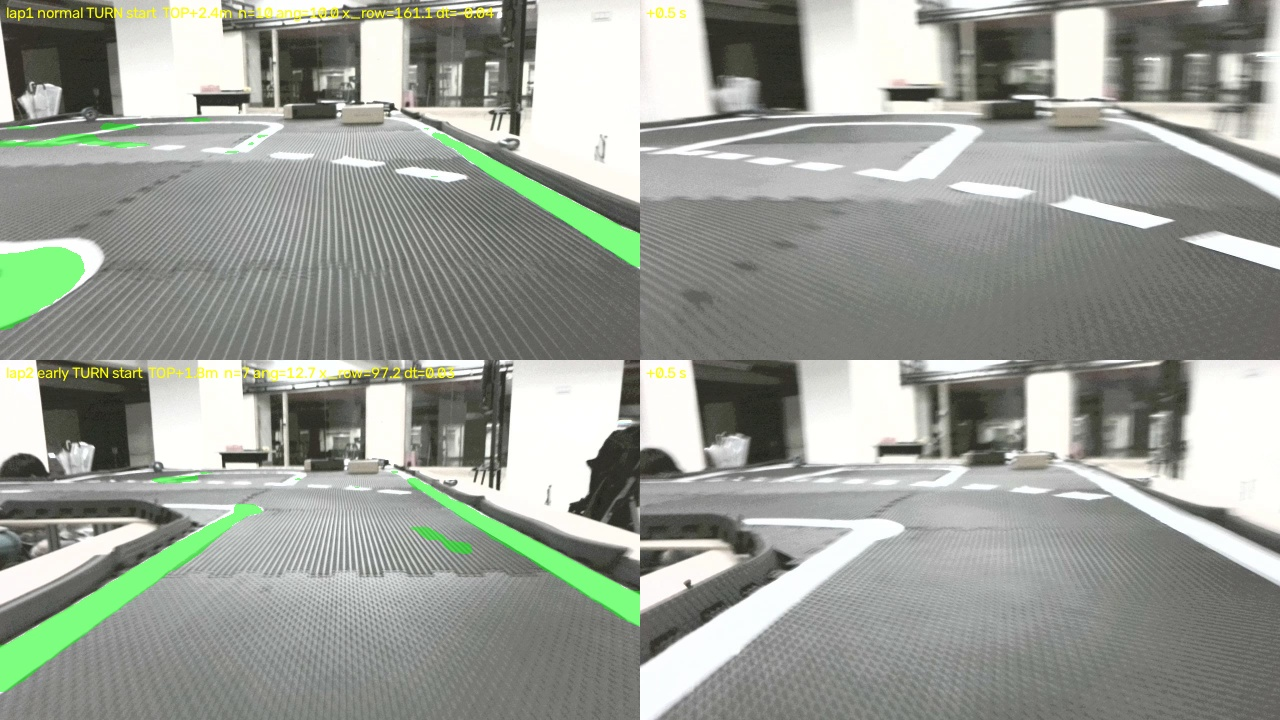
#> input picture experiments/field-20261117/7afb_turns.jpg, 1280 x 720 px; its folder holds only this picture in this run
$ python -i dash_route.py   (imports and definitions only)
#> lines starting #> are read from the running program, lines starting #| are printed output that depends on the picture; after the words box and inside, x2 and y2 are one past the last pixel; in counts of white or black regions, pixels touching at a corner belong together
#> further down, picture is the input picture: shape (720, 1280, 3); mean B, G, R 149.8, 158.1, 153.6
"""Post-crest dashed-line left turn for the live PID (dash-route-r1).

User 2026-11-01: after the ramp top the road opens up; at the white dashed
line the car must turn left; afterwards two lanes are separated by the dashed
line, either lane is fine and following the dashed line itself is acceptable;
the car should be straight before the next (down) ramp.

Route window (IMU, record-only logger -> imu_boost reader): opens after the
car was pitched up >= CLIMB_DEG for CLIMB_S and is level again (< LEVEL_DEG
for LEVEL_S); closes at the downhill (<= DOWN_DEG) or WINDOW_S after opening;
opens at most once per run. Outside the window nothing changes.

Inside the window, per camera frame (JPEG, 640x360): white = bright and
unsaturated below row Y_TOP; dash blocks = compact components; the dashed
line = >= 3 collinear blocks (RANSAC) with one block below NEAR_Y
(blue-turn-20261101/dash_bright.py r2: ACROSS -> ALONG sequence on three
hand-pushes). ACROSS (< ACROSS_DEG from horizontal) for ACROSS_FRAMES frames
-> TURN: path from the vehicle axis toward the row's left end. Otherwise
-> FOLLOW: path on the dashed line. The target x at the control row moves at
most MAX_SHIFT_PX_S (two dashed rows near the intersection). No dashes for
LOST_S -> release to the normal path. Experiment values, not safety limits.
"""
import numpy as np
import cv2
import json as _json
from pathlib import Path as _Path
import rate_indep as _RI   # rate-indep-r1 (pipeline2-20261116): ON False -> every _RI.* below returns the original value

# upper-turn-r1 (upper-20261115, offline candidate): optional dashed-turn timing, upper_turn.json next to this file, read when the
# DashRoute is built (run start). Missing / unreadable / enabled false -> {} -> dash-route-r27 behaviour exactly. Keys:
#  delay_slack {d0, a, b, v_min}: the r23 TURN_DELAYED delay is capped at max(0, (d0 - a - b * v) / v), v = wheel speed (m/s, set by
#    live_pid as self.v_mps). d0 = measured distance of the dashed line ahead of the front tyre at the TURN decision without delay
#    (0.93 m), a + b * v = distance the turn needs to end on the line at entry speed v (0.61 + 0.46 v, 29 passes of 11-14, geom.py).
#    At the r23 design speed (PWM 13, ~0.3 m/s) the cap is >= 0.6 s (no change); at 0.65-0.75 m/s it is 0-0.04 s.
#  along_min_turn: an ALONG dashed line (>= ACROSS_DEG) does not end the TURN while live_pid's align_ok is False (< 50 deg turned,
#    dash-align-min-r1); the TURN target is held (HOLD_LAST). 11-14: 5 of 29 TURNs ended at 24-34 deg on such a line and ALIGN
#    then ran at PWM 13 for 1.2-1.6 s.
TT_REVISION = 'upper-turn-r1'
# dash-pos-backup-r1 (dash-late-20261116, offline candidate): upper_turn.json key pos_backup {after_m, max_m, x_row, max_pitch_deg, min_lap}.
# Absent -> nothing below runs (try_path is the camera path only). When present: if the camera has not started the TURN and lap_pos
# (live_pid sets self.lp = last lap_pos state) is anchored at TOP, not lost, lap >= min_lap, after_m <= metres since TOP < max_m and
# |pitch_rel| < max_pitch_deg (route OPEN = after the climb, level), the TURN is started by position: same state as a camera TURN
# (mode TURN, turned True, target x_row at the control row = the median first camera-TURN x_row, 139 px). 0e6a lap 2 (11-16): the camera
# TURN came at TOP+4.17 m (clutter beyond the deck made RANSAC prefer a steep line through it, ALONG_BEFORE_TURN); 87 normal passes
# 11-14..16 decided at TOP+2.47..2.85 m. Experiment values.
PB_REVISION = 'dash-pos-backup-r1'

# dash-fast-r1 (dash-speed-20261117, offline candidate): same results, less Python. web/dash_fast.json {"enabled": true}, read when the
# DashRoute is built (run start, load_fast). File absent / unreadable / enabled not true -> _FAST False -> every function below is
# unused and dash-route-r27 runs line by line. When on, precompute() / detect() / side_lines() compute exactly the same values:
#  * the white mask and its connected components are computed once per frame (r27 did both twice: dash_blocks and side_lines);
#  * dash_blocks / the side-line row scan are numpy filters over the component table / the mask rows (same order, same floats);
#  * RANSAC: the random pairs depend only on (seed, number of points, iterations) -> drawn with the very same generator calls
#    (np.random.default_rng(seed).choice(n, 2, replace=False), in the same order) once per (seed, n, iters) on this machine and
#    cached; all candidate lines are then scored at once with the same element-wise IEEE operations; the chosen line is the FIRST
#    iteration with the largest inlier count among those r27 would accept (r27: "best is None or inl.sum() > best.sum()").
# Proof: dash-speed-20261117/proof (precompute outputs and DashRoute state machine identical on the recorded upper-deck frames).
FAST_REVISION = 'dash-fast-r1'
_FAST = False
_PAIRS = {}


# [52 lines left out: functions load_fast, _pairs, _blocks_cc, _ransac_fast, _detect_cc, not called in this run]


_SIDE_YS = np.arange(120, 359, 3)


# [43 lines left out: functions _side_lines_cc, _precompute_fast, load_turn_timing, not called in this run]

REVISION = 'dash-route-r27'
CLIMB_DEG, CLIMB_S, LEVEL_DEG, LEVEL_S, DOWN_DEG, WINDOW_S = 8., 2., 3., .5, -5., 60.
V_MIN, S_MAX, Y_TOP, NEAR_Y, MIN_A, MAX_A = 185, 60, 100, 175, 25, 9000   # r20 (user, live 4de77f74 / 1c87c960 at PWM 13): 150 turned a little early -> 175
# r19 (user 2026-11-03: the left turn starts too late, live 373328c8 / eb7f7e3d): the dashed row was found as 7-11 blocks
# 1.5-2 s before the turn but all above row 200, so no line was reported. NEAR_Y 200 -> 150: video replay of 8 runs starts the
# turn 0.4-1.7 s earlier; 130 started b80b77e1 3.4 s early (likely false). test_near_y.py. Experiment value.
NEAR_BLOCKS = 2   # live 95d42be8 46.6 s: background blocks + one side-rail piece formed a false row
# r22 (live bb013bf3 lap 2, 146.9 s): the only block below NEAR_Y was a small white piece beyond the right rail (w 20, h 16,
# area 128) and the far row (y 115-138) started the turn early. Real near dashes in 5 runs: w >= 73, area >= 599, w/h >= 2.6.
# A block counts as near only when w >= NEAR_W and w/h >= NEAR_AR. Experiment values between the two groups.
NEAR_W, NEAR_AR = 45, 2.
# r24 (user 2026-11-04, live 480ddbc3 / 1b20e7b0 / ff9a6385): once the dashed line has been followed, the car drives ALONG the
# dashes and the nearest one looks tall (137x100, 122x108, 115x69 px at 20.9-24 s of 480ddbc3), so the r22 shape rule found no
# near block and the clearly visible line was reported as NO_DASH_LINE for 4-5 s; the lane segment fell back to the heading
# alone and the car crossed the road (480ddbc3) or stayed in the left lane past the downhill entrance (ff9a6385). The shape rule
# is meant for the across row that starts the turn; after the first FOLLOW frame any block below NEAR_Y counts as near again
# (as before r22). Video replay of the straights of 12 runs (raw-20261104e/f/g nearshape.py): line found 12 -> 32 frames in
# 480ddbc3 (all 20 new ones within 10 deg of the heading reference), 13 -> 46 in 1b20e7b0, 10 -> 50 in ff9a6385; new fits pointing
# elsewhere were mostly at the slope edge (floor circuit) and meet the existing direction gate (expect_rel). Turn start and the
# TURN itself keep the r22 rule.
ACROSS_DEG, ACROSS_FRAMES, LOST_S, MAX_SHIFT_PX_S = 35., 3, .5, 300.
# r2: start the turn on a nearly horizontal row: live 899318f1 never turned (true row 6-7 deg,
# 4-7 blocks, but < 2 blocks below NEAR_Y); false rows were tilted (95d42be8 46.2 s 19 deg,
# 899318f1 51.2 s 26-28 deg, 3-4 blocks).
START_DEG, START_N, START_FRAMES = 15., 4, 2
# r14 (live 902ad277, 2026-11-03): the car reached the crest at an angle and the real dashed row was tilted 18-26 deg with
# 6 blocks (95.08-95.32 s), so the turn never started (ACROSS_NOT_START_ROW); rows under 15 deg had only 3 blocks or came
# between along-line frames. A tilted row also starts the turn when it has START_N2 blocks; the known false rows were
# 19 / 26-28 deg with 3-4 blocks (95d42be8, 899318f1). Experiment values.
START_DEG2, START_N2 = 26., 5
# r16 (live 470fb7e7, crest start): the row was seen at 7.94 s (10.0 deg, 4 blocks) and 10.41 s (11.7 deg, 5 blocks) but the
# next frame had 3 blocks (13.3 / 13.6 deg) and reset the count, so the turn never started. After one start-quality frame
# (ACROSS_PENDING) the next across frame needs only CONT_N blocks below START_DEG2. Experiment value.
CONT_N = 3
# r26 (user 2026-11-07, live 69f80d3f 93.4-94.8 s): the row was seen with 3 blocks at 7-12 deg for 1.4 s (part of it out of view with
# the car right of the lane) and never started the turn. A row with START3_N blocks below START3_DEG in START3_FRAMES frames, each
# within START3_GAP_S of the previous, passes the start test; the known false rows were tilted 19-28 deg. Experiment values.
START3_N, START3_DEG, START3_FRAMES, START3_GAP_S = 3, 13., 3, .3   # r27 (user 2026-11-07 e624, pre-turn PWM 18 / 0.40 m/s: the row was seen in only 3 frames below 13 deg -> no turn); replay of 21 runs: 3 frames triggers within 0.3 s of every real start, no early trigger
# r17 (live 037eb84e, crest start): a clear row at 6.60 s (9.0 deg, 9 blocks) was followed by a frame without any line and
# the turn waited for the next row, 1.1 s later. A row below START_DEG with at least STRONG_N blocks starts the turn on its
# own. The known false rows had 3-4 blocks. Experiment value.
STRONG_N = 6
# r3: live 0e5ab60e turned at 53.69 s and followed the dashed line from 55.1 s, then stopped at
# 58.68 s NO_SUPPORTED_FIXED_ROW: the FOLLOW path ended at the lowest dash block (row 202, control
# row 215.7). The FOLLOW path now runs along the fitted line down to the image bottom (like TURN).
# Also 57.72 / 57.80 / 58.13 / 58.38 s: a crossing dash row (19-21 deg) switched the steady FOLLOW
# back to TURN (target to the row's left end). After FOLLOW has lasted FOLLOW_LOCK_S, crossing rows
# are ignored (the last target is held as for a missing line). Experiment value.
FOLLOW_LOCK_S = 1.0
# r6: live 29b9fd2b went back to TURN at 60.35 / 61.15 / 61.40-62.04 s (crossing rows inside the first
# second of FOLLOW): turn floor 1132 us for 0.7 s, heading 30 deg too far left. Once FOLLOW was
# reached, crossing rows never start TURN again (the heading hold finishes the turn).
# r4: live f79e17c9 turned too slowly (user): during TURN the PID only reached 1260 us once and
# then 1350-1390 (target = the row's left end, x 82-142 -> error about -0.7; integral pinned at
# +40 us from the flat-ground offset), the dashes left the image and the run stopped at 56.87 s.
# The successful turn in 0e5ab60e reached 1124-1137 us. While TURN is active (OK or HOLD_LAST)
# the steering target is the more-left of the PID value and TURN_FRAC of the left range
# (centre 1580, min 1020 -> 1132 us). The saved steering rate limit still applies. Experiment value.
TURN_FRAC = .75   # r18 (user 2026-11-03: the dashed turn is too hard): 0.8 -> 0.95 (centre 1390, min 880 -> 905 us); dash-turn-stop-r1
# r25 (user 2026-11-06, live 6fc436d5): with the new linkage min_us is 750 and TURN_FRAC 1.0 steered to the full lock; at PWM 13 the
# turn cut far inside, the car then followed the dashes along the platform edge and drove off it. 0.75 x (1390 - 750) = 480 ->
# 910 us, the geometry of the 905 us turn before the linkage change. Experiment value.
# (user 2026-11-05): the left limit is now the measured stop (1000), 0.95 gave 1020 (short of the stop, radius 80 -> 91 cm) -> 1.0 = 1000
# r5: live cd6f0c63 lost the dashed line at 59.37 s, held the stale target x 511 for 1.3 s (steering
# right, gyro -7 deg) and then never followed the dashes again (ALONG_BEFORE_TURN needs a new TURN);
# the normal path in the two-lane section drifted 36 deg right before the downhill. Now: the turn
# happens once per window (self.turned); after it the dashed line is picked up again whenever seen
# (FOLLOW), crossing rows never start a second turn, and the stale hold is LOST_S 0.5 s (was 1.5).

# r7 (user 2026-11-02): (1) crest start for quick downhill tests: the route window is open from the run
# start (path option camera-pair-v2-junction-crest); (2) in that option the two-lane section follows the
# LEFT lane: centre between the dashed line and the solid line to its left (long thin white components,
# at least LEFT_MARGIN px left of the dashes); without a visible left line the target is the dashed line
# shifted left by lane_k * (y - HORIZON_Y) (lane_k learnt from the last frame with both lines, default
# LANE_K from c1f62feb 61.0 s). Experiment values.
HORIZON_Y, LANE_K, LANE_K_RANGE, LEFT_ROWS = 60., .85, (.4, 1.5), 12
# r8 (user 2026-11-02, live 3917715e): pulling the car into the left lane needed 1187-1279 us right after the
# turn and swung back to 1948 us; the learnt lane_k jumped 0.4 <-> 1.5. The crest option now keeps the car
# between the dashed line and the right lane (its natural exit side): target = dashes + RIGHT_K * (y - HORIZON_Y),
# a fixed quarter lane (half of LANE_K), and the target moves at most LANE_SHIFT_PX_S (was MAX_SHIFT_PX_S).
RIGHT_K, LANE_SHIFT_PX_S = .42, 120.
# r9 (user 2026-11-02, live 2155b25b): keep to the right lane, a little left of its centre: RIGHT_K .42 -> .65
# (right-lane centre would be LANE_K .85). In 2155b25b the quarter-lane target (x 238-298 at the control row)
# was still left of the car after the turn.
RIGHT_K = .65
# r12 (user 2026-11-02, live 310b6ae8): .65 put the target 100-190 px right of centre and took the car to the
# right platform edge; .42 (r8) was still left of the car -> .5.
RIGHT_K = .5
# r11 (live 05c8ec88): the 120 px/s target limit left the target 160 px behind the dashes (17.9 s) -> back to
# MAX_SHIFT_PX_S; near the left edge the solid edge line was taken as the dashed line (20.1-20.5 s, direction
# 13-17 deg off the reference). A dashed line whose direction differs from the heading reference by more than
# DIR_GATE_DEG is rejected (expect_rel = yaw - reference, set each frame by live_pid from heading-hold; None ->
# no gate). Direction from the line at HORIZON_Y against the straight-line vanishing point (VP_X, F_PX).
LANE_SHIFT_PX_S, DIR_GATE_DEG, VP_X, F_PX = 300., 10., 333., 493.


# [22 lines left out: function solid_left, not called in this run]


# r13 (user 2026-11-03, live 43340794): in the two-lane section use the dashed line's extension (it leads to the
# downhill entrance centre) and, without dashes, the solid side lines. side_lines() fits the inner edge of the
# long thin white components on each side (left: x < 300, right: x > 340 at the bottom rows) as x = a*y + b.
SIDE_MIN_ROWS = 12
# r20: live_pid ends the TURN once the gyro says TURN_MAX_DEG were turned (1c87c960: at PWM 13 the row stayed in view, TURN
# lasted > 5.8 s and turned 104 deg of the ~88 needed; the dashes seen at 27-30 deg afterwards kept it in TURN).
TURN_MAX_DEG = 70.
# r21 lap re-arm (user, live 1f3d7ba7: the route stayed DONE from 26.7 s for the next 120 s, so the second crest had no dashed
# turn / two-lane logic): after a real downhill (pitch <= REARM_DOWN_DEG at some point after DONE) and REARM_S of level
# ground the route goes back to WAIT_CLIMB with the turn state cleared; self.lap counts the re-arms (live_pid resets the
# heading hold, lane segment and downhill entry). A crest-edge bump (-6 deg) does not re-arm. Experiment values.
REARM_DOWN_DEG, REARM_S = -10., 3.
# r23 (user 2026-11-04, live 0ef89769 vs 9eedee0a): (1) after the turn, 13.27-13.96 s, the real dashed line was in view at
# 25-28 deg (4-7 blocks), its direction 0-1.5 deg from the heading reference and 0.34-0.78 right of the car axis, but every
# line below ACROSS_DEG counted as a crossing row and was ignored: HEADING_BLIND 942 us went on and the car turned ~10 deg
# past the reference. Once turned, a line from ALIGN_MIN_DEG with at least START_N blocks whose direction is within
# ALIGN_GATE_DEG of the reference (expect_rel) is followed (FOLLOW). The lower lines at 11.6-12.2 s (6-13 deg) were 7-123 deg
# off and stay unused. (2) Both runs turned with the same commands; run 1 started with the car left of the lane (normal-path
# error +0.12..+0.28) and the fixed arc took the left wheels off, run 2 started right of it (-0.19..-0.29) and stayed on.
# A positive normal-path error (car left) delays the turn start by DELAY_K_S * error, at most DELAY_MAX_S. Experiment values.
ALIGN_MIN_DEG, ALIGN_GATE_DEG, DELAY_K_S, DELAY_MAX_S = 20., 10., 1., .4
# r15 (live a591a0ec 108.6-110.7 s): at the crest edge before the downhill the floor track below was taken as the lane's
# side lines (only in the upper half, slopes -2.65 / 3.47) and the lane segment jumped 1662 -> 955 -> 1521 us. A side line
# must reach SIDE_NEAR_Y (lower part of the 640x360 image). Experiment value.
SIDE_NEAR_Y = 250


def side_lines(img):
    if _FAST: return _side_lines_cc(cv2.connectedComponentsWithStats(white(img), 8))   # dash-fast-r1
    m = white(img)
    n, lab, st, _ = cv2.connectedComponentsWithStats(m, 8)
    keep = np.zeros(n, bool)
    for k in range(1, n):
        x, y, w, h, a = st[k]
        if max(w, h) >= 120 and a >= 400 and a / float(w * h) < .5: keep[k] = True
    big = keep[lab]; out = {}
    for side in ('left', 'right'):
        pts = []
        for y in range(120, 359, 3):
            xs = np.flatnonzero(big[y])
            if side == 'left': xs = xs[xs < 300]; v = float(xs.max()) if len(xs) else None
            else: xs = xs[xs > 340]; v = float(xs.min()) if len(xs) else None
            if v is not None: pts.append((y, v))
        if len(pts) < SIDE_MIN_ROWS: continue
        P = np.array(pts); best = None; rng = np.random.default_rng(1)
        for _ in range(150):
            i, j = rng.choice(len(P), 2, replace=False)
            if abs(P[i, 0] - P[j, 0]) < 20: continue
            a = (P[j, 1] - P[i, 1]) / (P[j, 0] - P[i, 0]); b = P[i, 1] - a * P[i, 0]
            inl = np.abs(P[:, 1] - (a * P[:, 0] + b)) < 5
            if best is None or inl.sum() > best.sum(): best = inl
        if best is None or best.sum() < SIDE_MIN_ROWS or P[best, 0].max() < SIDE_NEAR_Y: continue
        a, b = np.polyfit(P[best, 0], P[best, 1], 1); out[side] = dict(a=round(float(a), 5), b=round(float(b), 2), n=int(best.sum()))
    return out


def turn_steer(center_us, min_us):
    return float(center_us) - TURN_FRAC * (float(center_us) - float(min_us))
AXIS = 338


def white(img):
    hsv = cv2.cvtColor(img, cv2.COLOR_BGR2HSV)
#> hsv: shape (720, 1280, 3); mean H, S, V 42, 15.3, 158.5
    m = (hsv[..., 2] >= V_MIN) & (hsv[..., 1] <= S_MAX); m[:Y_TOP] = False
#> after `m = (hsv[..., 2] >= V_MIN) & (hsv[..., 1] <= S_MAX)`:
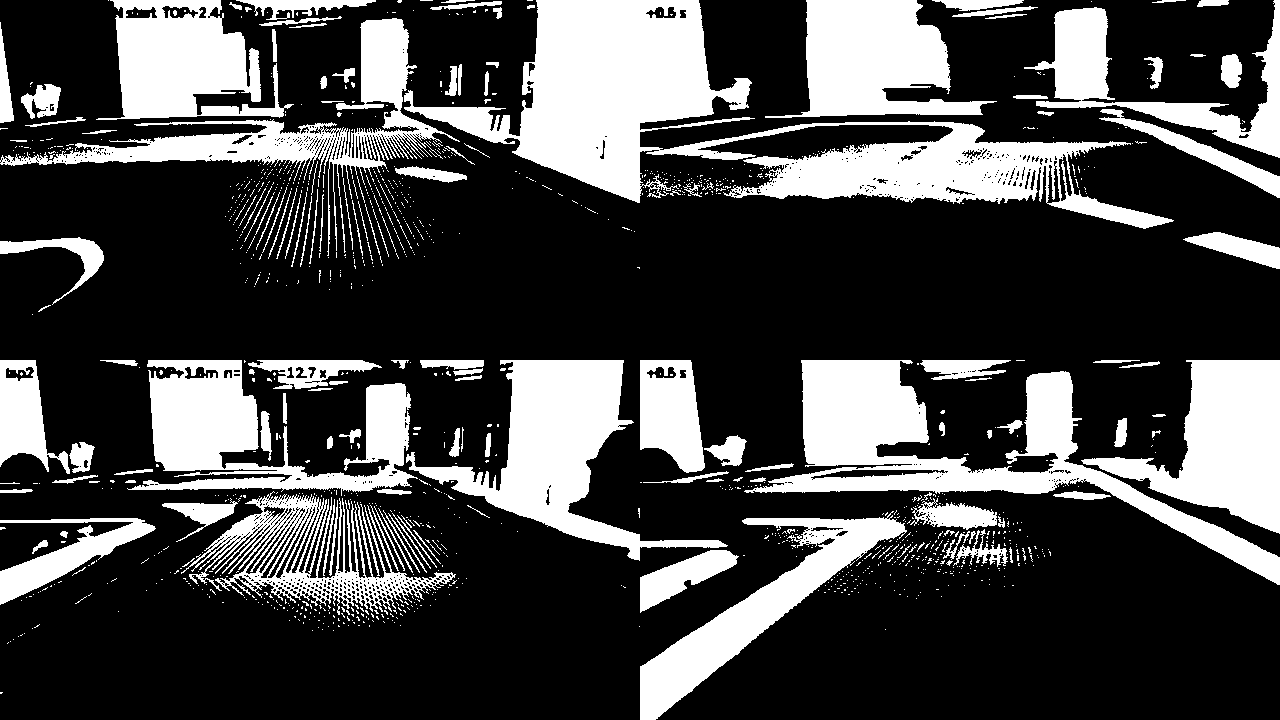
#> m: shape (720, 1280) bool; 27.6% white; 1282 white regions (1131 under 20 px), largest, box (x1, y1, x2, y2) and area: (404, 0, 1174, 229) 50447, (744, 360, 1280, 585) 26396, (406, 360, 728, 561) 19221
#> after `m[:Y_TOP] = False`:
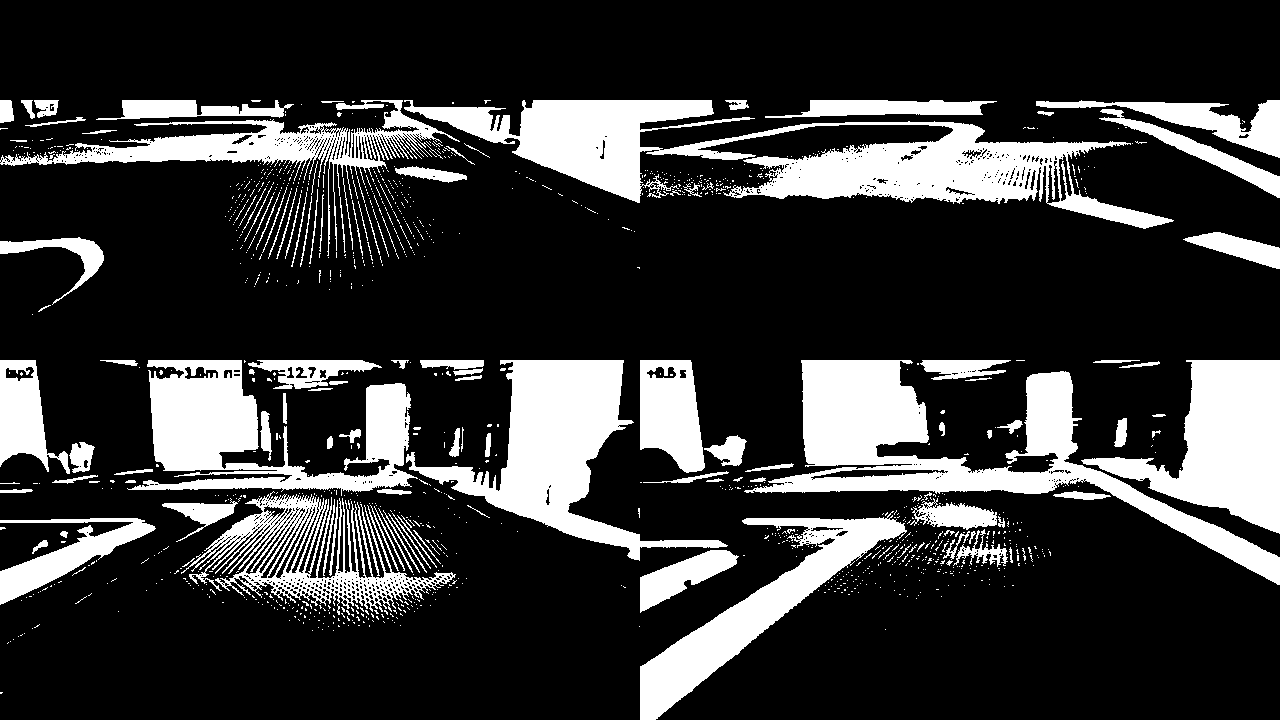
#> m: shape (720, 1280) bool; 21.4% white; 1221 white regions (1093 under 20 px), largest, box (x1, y1, x2, y2) and area: (404, 100, 1174, 229) 32681, (744, 360, 1280, 585) 26396, (406, 360, 728, 561) 19221
    return cv2.morphologyEx(m.astype(np.uint8), cv2.MORPH_OPEN, np.ones((3, 3), np.uint8))
#> returned value: shape (720, 1280); values 0 (black) and 1 (white), 19.1% white; 243 white regions (120 under 20 px), largest, box (x1, y1, x2, y2) and area: (756, 360, 1280, 585) 25892, (406, 360, 726, 560) 19119, (1083, 360, 1280, 533) 16271


# [68 lines left out: functions dash_blocks, ransac_line, detect, _line_path, precompute, _pre_get, not called in this run]


class DashRoute:
    def seed(self, plan):
        from ops07_route import seed_dash
        return seed_dash(self, plan)

    # [171 lines left out: functions __init__, _cap_delay, update_route, try_path, _try_path_cam, not called in this run]

    def _path_to(self, x_row, row_y):
        return _line_path(AXIS, 359., x_row, row_y - 1, row_y - 1)

>>> import cv2
>>> picture = cv2.imread('../7afb_turns.jpg')
>>> result = side_lines(picture)
#> (the rest of the program and of its run is left out)
